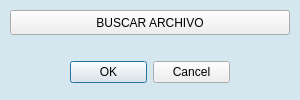
<?xml version="1.0" encoding="UTF-8"?>
<ui version="4.0">
 <class>Dialog</class>
 <widget class="QDialog" name="Dialog">
  <property name="geometry">
   <rect>
    <x>0</x>
    <y>0</y>
    <width>300</width>
    <height>100</height>
   </rect>
  </property>
  <property name="minimumSize">
   <size>
    <width>300</width>
    <height>100</height>
   </size>
  </property>
  <property name="maximumSize">
   <size>
    <width>300</width>
    <height>100</height>
   </size>
  </property>
  <property name="windowTitle">
   <string>SelectFile</string>
  </property>
  <property name="windowIcon">
   <iconset>
    <normaloff>:/rc/abrir-documento.png</normaloff>:/rc/abrir-documento.png</iconset>
  </property>
  <property name="styleSheet">
   <string notr="true">#Dialog{background-color: #D4E7EE;
	border-color: rgb(0, 0, 0);
border-style: double;
border-radius:10px;}</string>
  </property>
  <widget class="QDialogButtonBox" name="buttonBox">
   <property name="geometry">
    <rect>
     <x>70</x>
     <y>60</y>
     <width>160</width>
     <height>25</height>
    </rect>
   </property>
   <property name="orientation">
    <enum>Qt::Horizontal</enum>
   </property>
   <property name="standardButtons">
    <set>QDialogButtonBox::Cancel|QDialogButtonBox::Ok</set>
   </property>
  </widget>
  <widget class="QPushButton" name="pushButton">
   <property name="geometry">
    <rect>
     <x>10</x>
     <y>10</y>
     <width>280</width>
     <height>25</height>
    </rect>
   </property>
   <property name="text">
    <string>BUSCAR ARCHIVO</string>
   </property>
   <property name="icon">
    <iconset>
     <normaloff>imgs/abrir-documento.png</normaloff>imgs/abrir-documento.png</iconset>
   </property>
  </widget>
 </widget>
 <resources>
  <include location="res.qrc"/>
 </resources>
 <connections>
  <connection>
   <sender>buttonBox</sender>
   <signal>accepted()</signal>
   <receiver>Dialog</receiver>
   <slot>accept()</slot>
   <hints>
    <hint type="sourcelabel">
     <x>248</x>
     <y>254</y>
    </hint>
    <hint type="destinationlabel">
     <x>157</x>
     <y>274</y>
    </hint>
   </hints>
  </connection>
  <connection>
   <sender>buttonBox</sender>
   <signal>rejected()</signal>
   <receiver>Dialog</receiver>
   <slot>reject()</slot>
   <hints>
    <hint type="sourcelabel">
     <x>316</x>
     <y>260</y>
    </hint>
    <hint type="destinationlabel">
     <x>286</x>
     <y>274</y>
    </hint>
   </hints>
  </connection>
 </connections>
</ui>
